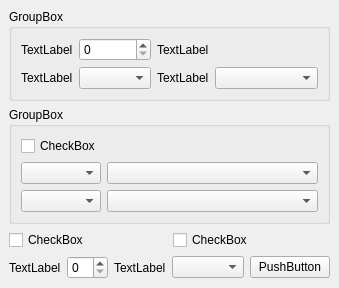
     <widget class="QWidget" name="tab_7" >
      <attribute name="title" >
       <string>Graph/Log</string>
      </attribute>
      <layout class="QVBoxLayout" >
       <property name="margin" >
        <number>9</number>
       </property>
       <property name="spacing" >
        <number>6</number>
       </property>
       <item>
        <widget class="QGroupBox" name="groupBox_9" >
         <property name="title" >
          <string>GroupBox</string>
         </property>
         <layout class="QGridLayout" >
          <property name="margin" >
           <number>9</number>
          </property>
          <property name="spacing" >
           <number>6</number>
          </property>
          <item row="0" column="1" >
           <widget class="QSpinBox" name="spinBox_10" />
          </item>
          <item row="0" column="2" >
           <widget class="QLabel" name="label_33" >
            <property name="text" >
             <string>TextLabel</string>
            </property>
           </widget>
          </item>
          <item row="0" column="3" >
           <spacer>
            <property name="orientation" >
             <enum>Qt::Horizontal</enum>
            </property>
            <property name="sizeHint" >
             <size>
              <width>40</width>
              <height>20</height>
             </size>
            </property>
           </spacer>
          </item>
          <item row="1" column="2" >
           <widget class="QLabel" name="label_32" >
            <property name="text" >
             <string>TextLabel</string>
            </property>
           </widget>
          </item>
          <item row="1" column="1" >
           <widget class="QComboBox" name="comboBox_8" />
          </item>
          <item row="1" column="3" >
           <widget class="QComboBox" name="comboBox_9" />
          </item>
          <item row="0" column="0" >
           <widget class="QLabel" name="label_30" >
            <property name="text" >
             <string>TextLabel</string>
            </property>
           </widget>
          </item>
          <item row="1" column="0" >
           <widget class="QLabel" name="label_31" >
            <property name="text" >
             <string>TextLabel</string>
            </property>
           </widget>
          </item>
         </layout>
        </widget>
       </item>
       <item>
        <widget class="QGroupBox" name="groupBox_10" >
         <property name="title" >
          <string>GroupBox</string>
         </property>
         <layout class="QGridLayout" >
          <property name="margin" >
           <number>9</number>
          </property>
          <property name="spacing" >
           <number>6</number>
          </property>
          <item row="2" column="1" >
           <widget class="QComboBox" name="comboBox_7" />
          </item>
          <item row="1" column="1" >
           <widget class="QComboBox" name="comboBox_5" />
          </item>
          <item row="0" column="1" >
           <spacer>
            <property name="orientation" >
             <enum>Qt::Horizontal</enum>
            </property>
            <property name="sizeHint" >
             <size>
              <width>40</width>
              <height>20</height>
             </size>
            </property>
           </spacer>
          </item>
          <item row="0" column="0" >
           <widget class="QCheckBox" name="checkBox_35" >
            <property name="text" >
             <string>CheckBox</string>
            </property>
           </widget>
          </item>
          <item row="1" column="0" >
           <widget class="QComboBox" name="comboBox_4" />
          </item>
          <item row="2" column="0" >
           <widget class="QComboBox" name="comboBox_6" />
          </item>
         </layout>
        </widget>
       </item>
       <item>
        <layout class="QHBoxLayout" >
         <property name="margin" >
          <number>0</number>
         </property>
         <property name="spacing" >
          <number>6</number>
         </property>
         <item>
          <widget class="QCheckBox" name="checkBox_33" >
           <property name="text" >
            <string>CheckBox</string>
           </property>
          </widget>
         </item>
         <item>
          <widget class="QCheckBox" name="checkBox_34" >
           <property name="text" >
            <string>CheckBox</string>
           </property>
          </widget>
         </item>
        </layout>
       </item>
       <item>
        <layout class="QHBoxLayout" >
         <property name="margin" >
          <number>0</number>
         </property>
         <property name="spacing" >
          <number>6</number>
         </property>
         <item>
          <widget class="QLabel" name="label_29" >
           <property name="text" >
            <string>TextLabel</string>
           </property>
          </widget>
         </item>
         <item>
          <widget class="QSpinBox" name="spinBox_9" />
         </item>
         <item>
          <widget class="QLabel" name="label_28" >
           <property name="text" >
            <string>TextLabel</string>
           </property>
          </widget>
         </item>
         <item>
          <widget class="QComboBox" name="comboBox_3" />
         </item>
         <item>
          <widget class="QPushButton" name="pushButton_11" >
           <property name="text" >
            <string>PushButton</string>
           </property>
          </widget>
         </item>
        </layout>
       </item>
      </layout>
     </widget>
